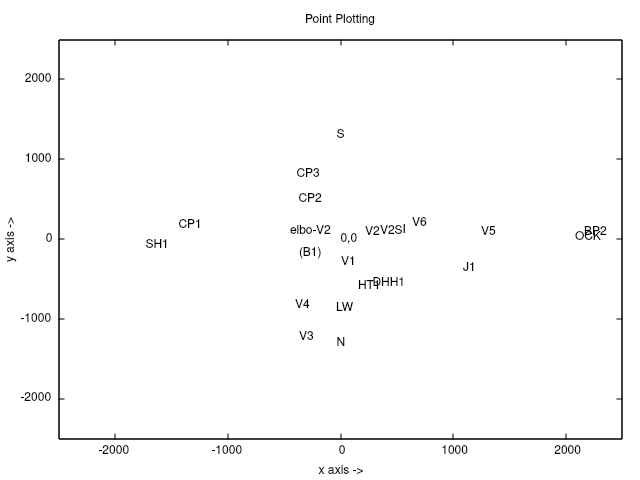

Reproduce this figure in gnuplot.

unset key

set xrange [-2500: 2500]
set yrange [-2500: 2500]

set title "Point Plotting"

set xlabel "x axis ->"
set ylabel "y axis ->"

set tics

set style function dots

set parametric

print "2D plot ahead, one moment please ..."

set label "0,0" at 0, 0

plot 'overworld-map.data' using 1:2:3 with labels 

pause -1 "Hit return to continue"

reset
